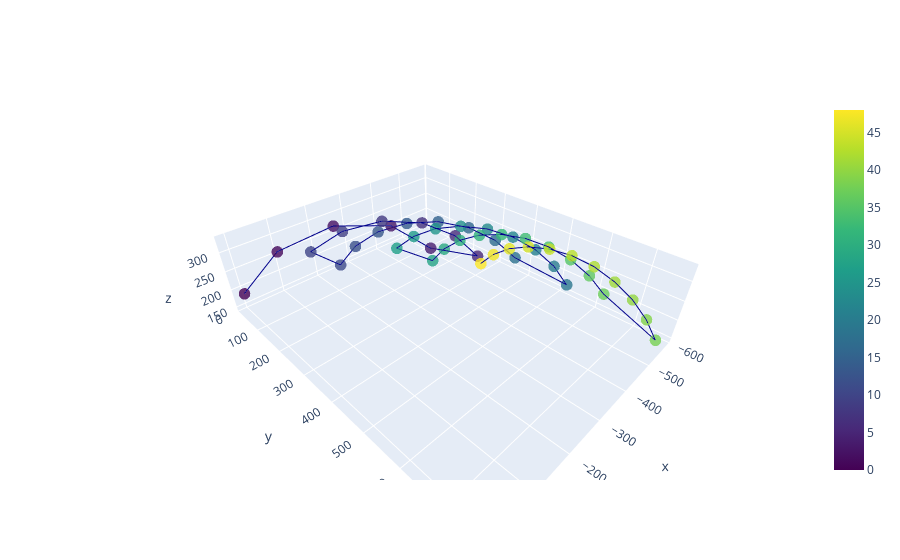

This figure's notebook cell:
### Markdown cell above
## All cameras

### Code cell
fig = go.Figure(data=[go.Scatter3d(x=cameras[:,1], y=cameras[:,2], z=-cameras[:,0],
                                   mode='lines+markers',
                                   marker=dict(
                                        size=4,
                                        color=np.arange(49),                # set color to an array/list of desired values
                                        colorscale='Viridis',   # choose a colorscale
                                        opacity=0.8, showscale=True
                                    ),
                                   line=dict(
                                        color='darkblue',
                                        width=2
                                   )
                                  
                                  )])
fig.show()

### Figure 1 — Plotly figure (JSON) as saved in the notebook; plotly's stock layout.template omitted (floating-point values rounded to 4 significant figures)
{"data": [{"line": {"color": "darkblue", "width": 2}, "marker": {"color": [0, 1, 2, 3, 4, 5, 6, 7, 8, 9, 10, 11, 12, 13, 14, 15, 16, 17, 18, 19, 20, 21, 22, 23, 24, 25, 26, 27, 28, 29, 30, 31, 32, 33, 34, 35, 36, 37, 38, 39, 40, 41, 42, 43, 44, 45, 46, 47, 48], "colorscale": [[0, "#440154"], [0.1111, "#482878"], [0.2222, "#3e4989"], [0.3333, "#31688e"], [0.4444, "#26828e"], [0.5556, "#1f9e89"], [0.6667, "#35b779"], [0.7778, "#6ece58"], [0.8889, "#b5de2b"], [1, "#fde725"]], "opacity": 0.8, "showscale": true, "size": 4}, "mode": "lines+markers", "type": "scatter3d", "x": [3.288, -77.05, -194.2, -318.4, -417.1, -496.9, -442.3, -372.0, -294.4, -219.4, -156.5, -232.1, -259.6, -298.3, -345.3, -396.3, -447.2, -494.3, -534.6, -584.5, -561.4, -533.2, -501.7, -468.7, -434.9, -402.8, -374.7, -352.1, -431.6, -441.5, -455.1, -471.6, -490.3, -510.3, -530.3, -549.7, -567.9, -584.0, -579.4, -572.9, -566.0, -558.1, -549.6, -541.2, -533.0, -525.2, -518.3, -512.6, -508.4], "y": [22.54, 71.28, 129.3, 181.6, 213.2, 305.6, 276.7, 233.1, 179.3, 123.2, 71.84, 69.79, 107.3, 154.7, 208.2, 263.7, 316.2, 361.5, 397.0, 523.4, 493.8, 454.4, 407.9, 356.3, 301.3, 247.4, 197.8, 155.2, 204.4, 238.6, 281.1, 329.9, 382.8, 437.4, 490.3, 539.6, 583.5, 620.0, 759.8, 730.5, 692.7, 648.1, 598.2, 545.5, 491.4, 438.6, 389.0, 345.2, 308.7], "z": [191.0, 291.4, 334.6, 309.0, 220.1, 201.3, 271.0, 316.0, 328.8, 309.0, 258.5, 187.2, 246.0, 289.9, 315.2, 321.3, 306.0, 271.0, 219.3, 174.1, 225.3, 266.5, 295.1, 309.4, 308.9, 294.2, 264.5, 222.5, 171.9, 217.7, 254.7, 281.5, 296.5, 299.5, 290.1, 268.9, 236.8, 195.2, 143.5, 188.1, 225.9, 255.3, 276.2, 285.6, 283.8, 271.2, 248.8, 215.8, 174.8]}], "layout": {}}
